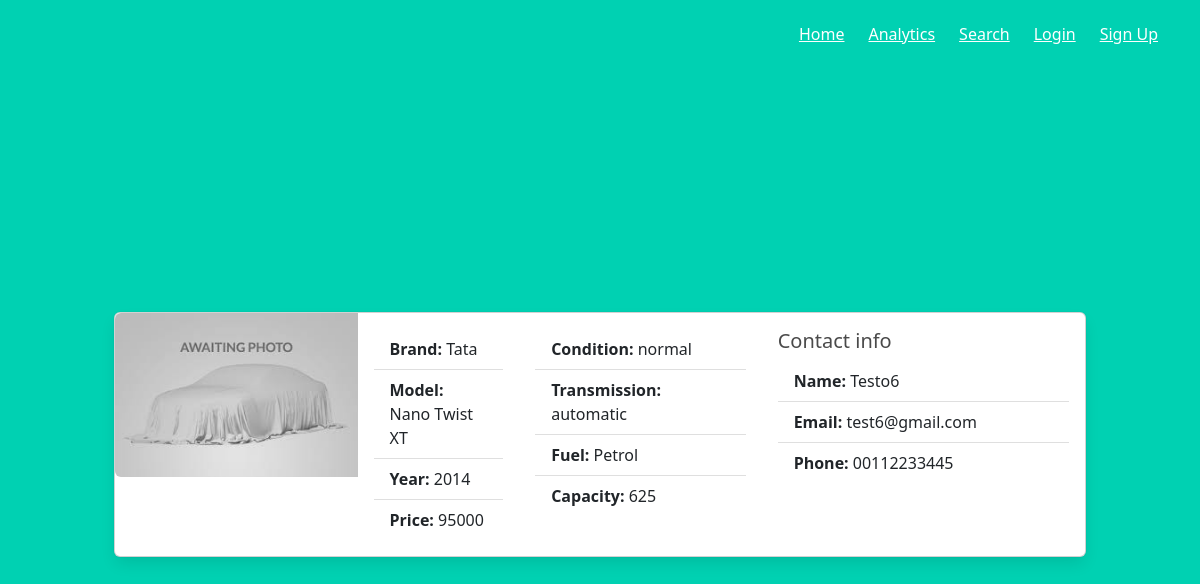
Screenshot of /search/2 with the database file from the repository.
### website/models.py (models this page shows)
class Vehicle(db.Model):
    id = db.Column(db.Integer, primary_key=True) # primary keys are required by SQLAlchemy
    brand = db.Column(db.String(20))
    model = db.Column(db.String(20))
    year = db.Column(db.String(4))
    price = db.Column(db.String(8))
    condition = db.Column(db.String(20))
    transmission = db.Column(db.String(20))
    km_driven = db.Column(db.String(20))
    fuel = db.Column(db.String(20))
    capacity = db.Column(db.String(20))
    img = db.Column(db.String(500))
    img_name = db.Column(db.String(500))
    user_id = db.Column(db.Integer, db.ForeignKey('user.id'))

class User(UserMixin, db.Model):
    id = db.Column(db.Integer, primary_key=True) # primary keys are required by SQLAlchemy
    email = db.Column(db.String(50), unique=True)
    full_name = db.Column(db.String(20))
    password = db.Column(db.String(100))
    phone_number = db.Column(db.String(15))
    state = db.Column(db.String(50))
    city = db.Column(db.String(50))
    gender = db.Column(db.String(10))
    profession = db.Column(db.String(50))
    addition_details = db.Column(db.Text)
    img = db.Column(db.String(500))
    img_name = db.Column(db.String(500))
    vehicles = db.relationship('Vehicle') # One to many

### website/views.py (the view)
@views.route('/search/<int:id>')
def display_vehicle(id):
    vehicle = Vehicle.query.filter_by(id=id).first()
    if vehicle:
        if vehicle.img:
            vehicle_img = base64.b64encode(vehicle.img).decode()  # Convert BLOB to binary 64
        else:
            vehicle_img = None
        user = User.query.filter_by(id=vehicle.user_id).first()
        return render_template('display_vehicle.html', vehicle=vehicle, vehicle_img=vehicle_img, user=user)
    return render_template('404.html')

### website/templates/display_vehicle.html (shortened to what this page needs)
{% extends "base.html" %}
{% import "bootstrap/wtf.html" as wtf %}
{% block content %}
  <div class="card mb-0" style="max-width: 90%; margin: auto;">
    <div class="row g-0">
      <div class="col-md-3">
        {% if vehicle_img != none %}
          <img class="img-fluid rounded-start">
        {% else %}
          <img src="{{ url_for('static', filename='images/default_vehicle_img.jpg') }}" class="img-fluid rounded-start">
        {% endif %}
      </div>
      <div class="col-md-2">
        <div class="card-body">
          <ul class="list-group list-group-flush">
            <li class="list-group-item"><span class="bold_text">Brand: </span> {{ vehicle.brand }} </li>
            <li class="list-group-item"><span class="bold_text">Model: </span> {{ vehicle.model }} </li>
            <li class="list-group-item"><span class="bold_text">Year: </span> {{ vehicle.year }} </li>
            <li class="list-group-item"><span class="bold_text">Price: </span> {{ vehicle.price }} </li>
          </ul>
        </div>
      </div>
      <div class="col-md-3">
        <div class="card-body">
          <ul class="list-group list-group-flush">
            <li class="list-group-item"><span class="bold_text">Condition: </span> {{ vehicle.condition }} </li>
            <li class="list-group-item"><span class="bold_text">Transmission: </span> {{ vehicle.transmission }} </li>
            <li class="list-group-item"><span class="bold_text">Fuel: </span> {{ vehicle.fuel }} </li>
            <li class="list-group-item"><span class="bold_text">Capacity: </span> {{ vehicle.capacity }} </li>
          </ul>
        </div>
      </div>
      <div class="col-md-4">
        <div class="card-body">
          <h5>Contact info</h5>
          <ul class="list-group list-group-flush">
            <li class="list-group-item"><span class="bold_text">Name: </span> {{ user.full_name }} </li>
            <li class="list-group-item"><span class="bold_text">Email: </span> {{ user.email }} </li>
            <li class="list-group-item"><span class="bold_text">Phone: </span> {{ user.phone_number }} </li>
          </ul>
        </div>
      </div>
    </div>
  </div>
{% endblock %}

### website/static/styles/style_profile.css (style rules this page uses)
.card { text-align: left; }
.bold_text { font-weight: bold; }

### rows the page displays
Vehicle: brand "Tata", model "Nano Twist XT", year "2014", price "95000", condition "normal", transmission "automatic", fuel "Petrol", capacity "625"
User: full_name "Testo6", email "test6@gmail.com", phone_number "00112233445"
